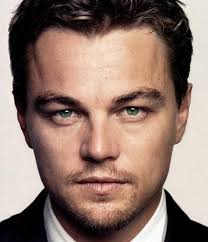
#> input picture data/leonardo.jpg, 208 x 242 px
$ python grouping.py
#> lines starting #> are read from the running program, lines starting #| are printed output that depends on the picture; after the words box and inside, x2 and y2 are one past the last pixel; in counts of white or black regions, pixels touching at a corner belong together
import numpy as np
from PIL import Image
from scipy.ndimage import convolve
import cv2
from scipy import ndimage
from skimage.morphology import (erosion, dilation, closing, opening,
                                area_closing, area_opening)

def preprocess(image_name):
    # Tunable parameters. Can play around with these
#> called with image_name = 'data/leonardo.jpg'
    f = 11 # Boosting factor
    threshold = 20 # Threshold for binary image

    im = np.array(Image.open(image_name).convert("L"))

    # Sharpen image
    alpha = 0.05
    blurred = ndimage.gaussian_filter(im, 2)
    sharpened = im + alpha*(im-blurred)
    # new_img = Image.fromarray(sharpened.astype(np.uint8))
    # new_img.save("sharpened.jpg")

    # Opening operation
    element = np.array([[0,1,0],
                    [1,1,1],
                    [0,1,0]])
    im = opening(sharpened, element)

    # Boost filtering
    dx_filter = np.array([[-1, 0, 1], [-2, 0, 2], [-1, 0, 1]], np.float32)
    dy_filter = np.array([[1, 2, 1], [0, 0, 0], [-1, -2, -1]], np.float32)

    Ix = convolve(im, dx_filter).astype(float)
    Iy = convolve(im, dy_filter).astype(float)
    sobel_im = (Ix*Ix + Iy*Iy)**0.5
    for i in range(sobel_im.shape[0]):
        for j in range(sobel_im.shape[1]):
            if sobel_im[i][j] > 255:
                sobel_im[i][j] = 255.
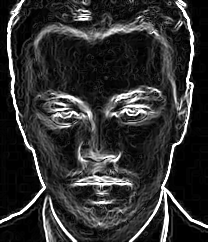
#> sobel_im: shape (242, 208) float64; min 0, max 255, mean 49.6

    sobel_im = sobel_im/255.

    g = im/255.
    z = np.zeros(im.shape)
    for i in range(z.shape[0]):
        for j in range(z.shape[1]):
            if sobel_im[i][j] > 0.5:
                z[i][j] = 0.4
            else:
                z[i][j] = 0.8
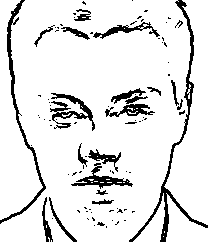
#> z: shape (242, 208) float64; values 0.4 (black) and 0.8 (white), 89.3% white; 91 black regions (69 under 20 px), largest, box (x1, y1, x2, y2) and area: (129, 0, 208, 242) 1231, (0, 0, 46, 224) 847, (50, 93, 95, 131) 574
    w = np.zeros(im.shape)
    for i in range(w.shape[0]):
        for j in range(w.shape[1]):
            w[i][j] = (z[i][j]*(1 - sobel_im[i][j]) + (1-z[i][j])*(1-g[i][j])) * (f-8) + 8
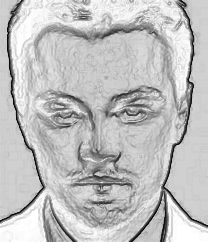
#> w: shape (242, 208) float64; min 8.08, max 11, mean 10.28; drawn with min black and max white

    boosted_im = np.zeros(im.shape)
    for i in range(1, im.shape[0]-1):
        for j in range(1, im.shape[1]-1):
            high_boost_mask = 1/9*np.array([[-1, -1, -1], [-1, w[i][j], -1], [-1, -1, -1]], np.float32)
            temp = convolve(im[i-1:i+2, j-1:j+2], high_boost_mask)
            boosted_im[i][j] = temp[1][1]
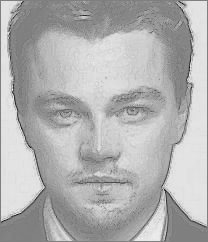
#> boosted_im: shape (242, 208) float64; min -79.45, max 79.51, mean 30.9; drawn with min black and max white

    for i in range(1, im.shape[0]-1):
        for j in range(1, im.shape[1]-1):
            if boosted_im[i][j] > threshold:
                boosted_im[i][j] = 255
            else:
                boosted_im[i][j] = 0
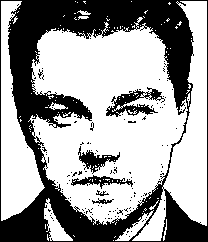
#> boosted_im: shape (242, 208) float64; 62.5% white; 138 black regions (132 under 20 px), largest, box (x1, y1, x2, y2) and area: (0, 0, 208, 242) 17031, (106, 87, 165, 117) 691, (78, 146, 120, 174) 400, (71, 175, 133, 189) 326, (92, 198, 114, 204) 58, (96, 190, 109, 196) 32

    # new_img = Image.fromarray(boosted_im.astype(np.uint8))
    # new_img.save("boosted.jpg")
    return boosted_im

# Returns the neighbors of a given point
def neighbors(im, point):
    res = []
    if (point[0] < im.shape[0] - 1):
        res.append((point[0]+1, point[1]))
    if (point[0] > 1):
        res.append((point[0]-1, point[1]))
    if (point[1] < im.shape[1] - 1):
        res.append((point[0], point[1]+1))
    if (point[1] > 1):
        res.append((point[0], point[1]-1))
    return res

def search(labeled_im, cur_label, r, c):
    stack = []
    stack.append((r,c))
    while stack:
        cur_node = stack.pop()
        labeled_im[cur_node[0]][cur_node[1]] = cur_label
        cur_neighbors = neighbors(labeled_im, cur_node)
        for i,j in cur_neighbors:
            if (labeled_im[i][j] == -1):
                stack.append((i,j))

def find_components(labeled_im):
    cur_label = 0
    for i in range(labeled_im.shape[0]):
        for j in range(labeled_im.shape[1]):
            if labeled_im[i][j] == -1:
                cur_label += 1
                search(labeled_im, cur_label, i, j)
    print(str(cur_label) + " connected components")
    return labeled_im, cur_label

def label(im):
    labeled_im = np.zeros(im.shape)
    for i in range(labeled_im.shape[0]):
        for j in range(labeled_im.shape[1]):
            if im[i][j] == 0:
                labeled_im[i][j] = -1
            else:
                labeled_im[i][j] = 0

    return find_components(labeled_im)
#> after the loop in find_components, `for i in range(labeled_im.shape[0]):`:
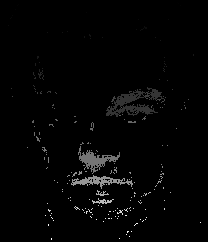
#> labeled_im: shape (242, 208) float64; min 0, max 308, mean 5.4; drawn with min black and max white
#| 308 connected components


# preprocess('data/Friends/Train/Joey/joey (16).jpg')
im = preprocess('data/leonardo.jpg')
labeled_im, cur_label = label(im)
#> cur_label = 308
print(labeled_im.shape)
#| (242, 208)

############ Calculating centre of mass and orientation and grouping ############
def calculate_mu(x_coords, y_coords, x_bar, y_bar, p, q):
    mu = 0
    for i in range(len(x_coords)):
        for j in range(len(y_coords)):
            mu += np.power((x_coords[i] - x_bar),p) * np.power((y_coords[j] - y_bar),q)
    return mu

def get_component_indices(labeled_im, cur_label):
    block_number_coords = np.zeros(cur_label)
    x_bar_all = np.zeros(cur_label)
    y_bar_all = np.zeros(cur_label)
    theta_all = np.zeros(cur_label)
    x_coords_all = [[]]
    y_coords_all = [[]]
    for cur_label in range(1, cur_label + 1):
        if cur_label == 1: continue
        x_coords = np.where( labeled_im == cur_label )[0]
        y_coords = np.where( labeled_im == cur_label )[1]
        x_coords_all.append(x_coords)
        y_coords_all.append(y_coords)
        block_number_coords[cur_label - 1] = len(x_coords)

        x_bar_all[cur_label - 1] = int( np.average(x_coords) )
        y_bar_all[cur_label - 1] = int( np.average(y_coords) )

        mu_1_1 = calculate_mu(x_coords, y_coords, x_bar_all[cur_label - 1], y_bar_all[cur_label - 1], 1, 1)
        mu_2_0 = calculate_mu(x_coords, y_coords, x_bar_all[cur_label - 1], y_bar_all[cur_label - 1], 2, 0)
        mu_0_2 = calculate_mu(x_coords, y_coords, x_bar_all[cur_label - 1], y_bar_all[cur_label - 1], 0, 2)

        if (mu_2_0 - mu_0_2) == 0: continue
        theta_all[cur_label - 1] = 0.5 * ( np.arctan2( 2*mu_1_1, (mu_2_0 - mu_0_2) ) )

    return x_bar_all, y_bar_all, theta_all, block_number_coords, x_coords_all, y_coords_all

x_bar_all, y_bar_all, theta_all, block_number_coords, x_coords_all, y_coords_all = get_component_indices(labeled_im, cur_label)
#> the loop in get_component_indices, `for cur_label in range(1, cur_label + 1):` made 308 passes
#> (x_coords, y_coords, mu_1_1, mu_2_0, mu_0_2) on passes 2 to 4: ([2], [177], 0, 0, 0), ([3], [178], 0, 0, 0), ([4], [18], 0, 0, 0)
#> after the loop in get_component_indices, `for cur_label in range(1, cur_label + 1):`: block_number_coords = 308 values, max 537 at index 62, min 0 at index 0, mean 6.44; theta_all = 308 values, max 1.57 at index 14, min 0 at index 0, mean 0.195; x_bar_all = 308 values, max 238 at index 306, min 0 at index 0, mean 143.8; x_coords_all = 308 items, first 6: [], [2], [3], [4], [5], [5]; y_bar_all = 308 values, max 200 at index 297, min 0 at index 0, mean 105.1; y_coords_all = 308 items, first 6: [], [177], [178], [18], [17], [180]
#> x_coords_all = 308 items, first 6: [], [2], [3], [4], [5], [5]

def find_blocks_within_radius(cur_block_idx, labeled_im, x_bar, y_bar, radius):
    min_y = int(np.floor(y_bar - radius))
    max_y = int(np.ceil(y_bar + radius))

    blocks_within_radius = []
    for y in range(min_y + 1, max_y):
        # From the formula: r^2 = (x-h)^2 + (y-k)^2, where
        # h,k are the distances from x,y respectively
        x_diff = np.power(radius,2) - np.power(y-y_bar,2)
        min_x = int(np.floor(x_bar - x_diff))
        max_x = int(np.ceil(x_bar + x_diff))

        for x in range(min_x + 1, max_x):
            if x < labeled_im.shape[0] and y < labeled_im.shape[1] and labeled_im[x,y] != 0 and labeled_im[x,y] != cur_block_idx:
                if labeled_im[x,y] not in blocks_within_radius:
                    blocks_within_radius.append(labeled_im[x,y])
    return blocks_within_radius


def find_nearest_block(cur_block_idx, blocks_within_radius, x_bar, y_bar):
    min_distance_block = None
    min_distance = np.inf
    for block in blocks_within_radius:
        x_dist = np.power(x_bar[int(block - 1)] - x_bar[cur_block_idx], 2)
        y_dist = np.power(y_bar[int(block - 1)] - y_bar[cur_block_idx], 2)
        distance_to_cur_block = np.sqrt(x_dist + y_dist)
        if distance_to_cur_block < min_distance:
            min_distance = distance_to_cur_block
            min_distance_block = block

    return min_distance_block

def grouping(labeled_im, cur_label, block_number_coords, x_bar, y_bar, x_coords_all, y_coords_all):
    N_max = 30 #??????? This changes based on the image - need to test different values
    for N in range(1, N_max + 1):
        radius = 8 - ( 6 * ( (N - 1) / (N_max - 1) ) )
        count = 0
        for i in range(cur_label):
            if i == 0: continue
            blocks_within_radius = []
            if block_number_coords[i] == N:
                blocks_within_radius = find_blocks_within_radius(i, labeled_im, x_bar[i], y_bar[i], radius)

            if len(blocks_within_radius) > 0:
                nearest_block = int(find_nearest_block(i, blocks_within_radius, x_bar, y_bar))

            #lies on same axis if any of the x coordinates are the same
            lies_on_same_axis = bool(set(x_coords_all[nearest_block - 1]) & set(x_coords_all[i]))
            if block_number_coords[nearest_block - 1] < N_max or lies_on_same_axis:
                block_to_merge_with = max(i + 1, nearest_block)
                block_to_merge = min(i + 1, nearest_block)

                x_coords = x_coords_all[block_to_merge - 1]
                y_coords = y_coords_all[block_to_merge - 1]

                labeled_im[x_coords, y_coords] = block_to_merge_with

    return labeled_im

labeled_im = grouping(labeled_im, cur_label, block_number_coords, x_bar_all, y_bar_all, x_coords_all, y_coords_all)
#> the loop in grouping, `for N in range(1, N_max + 1):` made 30 passes
#> after the loop in grouping, `for N in range(1, N_max + 1):`:
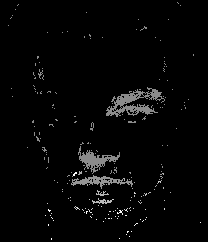
#> labeled_im: shape (242, 208) float64; 3.05% of pixels changed, all inside (x1, y1, x2, y2) = (8, 2, 201, 240); drawn with min black and max white
print(len(np.unique(labeled_im)))
#| 133
